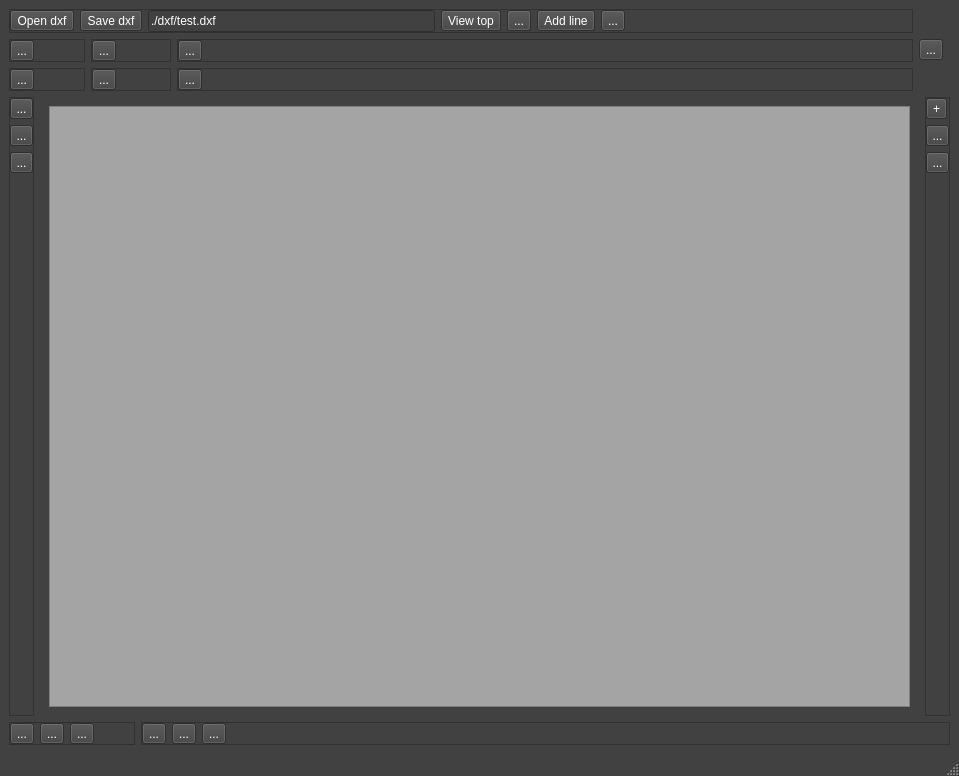
<?xml version="1.0" encoding="UTF-8"?>
<ui version="4.0">
 <class>MainWindow</class>
 <widget class="QMainWindow" name="MainWindow">
  <property name="geometry">
   <rect>
    <x>0</x>
    <y>0</y>
    <width>959</width>
    <height>776</height>
   </rect>
  </property>
  <property name="palette">
   <palette>
    <active>
     <colorrole role="WindowText">
      <brush brushstyle="SolidPattern">
       <color alpha="255">
        <red>255</red>
        <green>255</green>
        <blue>255</blue>
       </color>
      </brush>
     </colorrole>
     <colorrole role="Button">
      <brush brushstyle="SolidPattern">
       <color alpha="255">
        <red>65</red>
        <green>65</green>
        <blue>65</blue>
       </color>
      </brush>
     </colorrole>
     <colorrole role="Text">
      <brush brushstyle="SolidPattern">
       <color alpha="255">
        <red>255</red>
        <green>255</green>
        <blue>255</blue>
       </color>
      </brush>
     </colorrole>
     <colorrole role="ButtonText">
      <brush brushstyle="SolidPattern">
       <color alpha="255">
        <red>255</red>
        <green>255</green>
        <blue>255</blue>
       </color>
      </brush>
     </colorrole>
     <colorrole role="Base">
      <brush brushstyle="SolidPattern">
       <color alpha="255">
        <red>65</red>
        <green>65</green>
        <blue>65</blue>
       </color>
      </brush>
     </colorrole>
     <colorrole role="Window">
      <brush brushstyle="SolidPattern">
       <color alpha="255">
        <red>65</red>
        <green>65</green>
        <blue>65</blue>
       </color>
      </brush>
     </colorrole>
     <colorrole role="ToolTipText">
      <brush brushstyle="SolidPattern">
       <color alpha="255">
        <red>255</red>
        <green>255</green>
        <blue>255</blue>
       </color>
      </brush>
     </colorrole>
     <colorrole role="PlaceholderText">
      <brush brushstyle="SolidPattern">
       <color alpha="128">
        <red>255</red>
        <green>255</green>
        <blue>255</blue>
       </color>
      </brush>
     </colorrole>
    </active>
    <inactive>
     <colorrole role="WindowText">
      <brush brushstyle="SolidPattern">
       <color alpha="255">
        <red>255</red>
        <green>255</green>
        <blue>255</blue>
       </color>
      </brush>
     </colorrole>
     <colorrole role="Button">
      <brush brushstyle="SolidPattern">
       <color alpha="255">
        <red>65</red>
        <green>65</green>
        <blue>65</blue>
       </color>
      </brush>
     </colorrole>
     <colorrole role="Text">
      <brush brushstyle="SolidPattern">
       <color alpha="255">
        <red>255</red>
        <green>255</green>
        <blue>255</blue>
       </color>
      </brush>
     </colorrole>
     <colorrole role="ButtonText">
      <brush brushstyle="SolidPattern">
       <color alpha="255">
        <red>255</red>
        <green>255</green>
        <blue>255</blue>
       </color>
      </brush>
     </colorrole>
     <colorrole role="Base">
      <brush brushstyle="SolidPattern">
       <color alpha="255">
        <red>65</red>
        <green>65</green>
        <blue>65</blue>
       </color>
      </brush>
     </colorrole>
     <colorrole role="Window">
      <brush brushstyle="SolidPattern">
       <color alpha="255">
        <red>65</red>
        <green>65</green>
        <blue>65</blue>
       </color>
      </brush>
     </colorrole>
     <colorrole role="ToolTipText">
      <brush brushstyle="SolidPattern">
       <color alpha="255">
        <red>255</red>
        <green>255</green>
        <blue>255</blue>
       </color>
      </brush>
     </colorrole>
     <colorrole role="PlaceholderText">
      <brush brushstyle="SolidPattern">
       <color alpha="128">
        <red>255</red>
        <green>255</green>
        <blue>255</blue>
       </color>
      </brush>
     </colorrole>
    </inactive>
    <disabled>
     <colorrole role="WindowText">
      <brush brushstyle="SolidPattern">
       <color alpha="255">
        <red>190</red>
        <green>190</green>
        <blue>190</blue>
       </color>
      </brush>
     </colorrole>
     <colorrole role="Button">
      <brush brushstyle="SolidPattern">
       <color alpha="255">
        <red>65</red>
        <green>65</green>
        <blue>65</blue>
       </color>
      </brush>
     </colorrole>
     <colorrole role="Text">
      <brush brushstyle="SolidPattern">
       <color alpha="255">
        <red>190</red>
        <green>190</green>
        <blue>190</blue>
       </color>
      </brush>
     </colorrole>
     <colorrole role="ButtonText">
      <brush brushstyle="SolidPattern">
       <color alpha="255">
        <red>190</red>
        <green>190</green>
        <blue>190</blue>
       </color>
      </brush>
     </colorrole>
     <colorrole role="Base">
      <brush brushstyle="SolidPattern">
       <color alpha="255">
        <red>65</red>
        <green>65</green>
        <blue>65</blue>
       </color>
      </brush>
     </colorrole>
     <colorrole role="Window">
      <brush brushstyle="SolidPattern">
       <color alpha="255">
        <red>65</red>
        <green>65</green>
        <blue>65</blue>
       </color>
      </brush>
     </colorrole>
     <colorrole role="ToolTipText">
      <brush brushstyle="SolidPattern">
       <color alpha="255">
        <red>255</red>
        <green>255</green>
        <blue>255</blue>
       </color>
      </brush>
     </colorrole>
     <colorrole role="PlaceholderText">
      <brush brushstyle="SolidPattern">
       <color alpha="128">
        <red>0</red>
        <green>0</green>
        <blue>0</blue>
       </color>
      </brush>
     </colorrole>
    </disabled>
   </palette>
  </property>
  <property name="windowTitle">
   <string>- Joco power -</string>
  </property>
  <property name="windowIcon">
   <iconset resource="icons.qrc">
    <normaloff>:/icons/arrow-down.png</normaloff>:/icons/arrow-down.png</iconset>
  </property>
  <widget class="QWidget" name="centralwidget">
   <layout class="QGridLayout" name="gridLayout_5">
    <item row="0" column="0" colspan="5">
     <widget class="QFrame" name="frame_6">
      <property name="minimumSize">
       <size>
        <width>0</width>
        <height>0</height>
       </size>
      </property>
      <property name="maximumSize">
       <size>
        <width>16777215</width>
        <height>25</height>
       </size>
      </property>
      <property name="frameShape">
       <enum>QFrame::StyledPanel</enum>
      </property>
      <property name="frameShadow">
       <enum>QFrame::Raised</enum>
      </property>
      <layout class="QGridLayout" name="gridLayout_17">
       <property name="leftMargin">
        <number>0</number>
       </property>
       <property name="topMargin">
        <number>0</number>
       </property>
       <property name="rightMargin">
        <number>0</number>
       </property>
       <property name="bottomMargin">
        <number>0</number>
       </property>
       <item row="0" column="6">
        <widget class="QToolButton" name="toolButton_31">
         <property name="text">
          <string>...</string>
         </property>
        </widget>
       </item>
       <item row="0" column="8">
        <spacer name="horizontalSpacer_7">
         <property name="orientation">
          <enum>Qt::Horizontal</enum>
         </property>
         <property name="sizeHint" stdset="0">
          <size>
           <width>40</width>
           <height>20</height>
          </size>
         </property>
        </spacer>
       </item>
       <item row="0" column="2">
        <widget class="QLineEdit" name="lineEdit_dxf_filename">
         <property name="text">
          <string>./dxf/test.dxf</string>
         </property>
        </widget>
       </item>
       <item row="0" column="1">
        <widget class="QToolButton" name="toolButton_save_dxf">
         <property name="toolTip">
          <string>&lt;html&gt;&lt;head/&gt;&lt;body&gt;&lt;p&gt;save dxf file&lt;/p&gt;&lt;/body&gt;&lt;/html&gt;</string>
         </property>
         <property name="text">
          <string>Save dxf</string>
         </property>
         <property name="icon">
          <iconset resource="icons.qrc">
           <normaloff>:/icons/document-save.png</normaloff>:/icons/document-save.png</iconset>
         </property>
        </widget>
       </item>
       <item row="0" column="3">
        <widget class="QToolButton" name="toolButton_view_top">
         <property name="toolTip">
          <string>&lt;html&gt;&lt;head/&gt;&lt;body&gt;&lt;p&gt;view top&lt;/p&gt;&lt;/body&gt;&lt;/html&gt;</string>
         </property>
         <property name="text">
          <string>View top</string>
         </property>
         <property name="icon">
          <iconset resource="icons.qrc">
           <normaloff>:/icons/top.svg</normaloff>:/icons/top.svg</iconset>
         </property>
        </widget>
       </item>
       <item row="0" column="0">
        <widget class="QToolButton" name="toolButton_open_dxf">
         <property name="toolTip">
          <string>&lt;html&gt;&lt;head/&gt;&lt;body&gt;&lt;p&gt;open dxf file&lt;/p&gt;&lt;/body&gt;&lt;/html&gt;</string>
         </property>
         <property name="text">
          <string>Open dxf</string>
         </property>
         <property name="icon">
          <iconset resource="icons.qrc">
           <normaloff>:/icons/document-open.png</normaloff>:/icons/document-open.png</iconset>
         </property>
        </widget>
       </item>
       <item row="0" column="4">
        <widget class="QToolButton" name="toolButton_calculate_contours">
         <property name="toolTip">
          <string>&lt;html&gt;&lt;head/&gt;&lt;body&gt;&lt;p&gt;calculate contours&lt;/p&gt;&lt;/body&gt;&lt;/html&gt;</string>
         </property>
         <property name="text">
          <string>...</string>
         </property>
         <property name="icon">
          <iconset resource="icons.qrc">
           <normaloff>:/icons/applications-system.png</normaloff>:/icons/applications-system.png</iconset>
         </property>
        </widget>
       </item>
       <item row="0" column="5">
        <widget class="QToolButton" name="toolButton_add_line">
         <property name="text">
          <string>Add line</string>
         </property>
        </widget>
       </item>
      </layout>
     </widget>
    </item>
    <item row="1" column="0" colspan="2">
     <widget class="QFrame" name="frame_5">
      <property name="minimumSize">
       <size>
        <width>0</width>
        <height>0</height>
       </size>
      </property>
      <property name="maximumSize">
       <size>
        <width>16777215</width>
        <height>25</height>
       </size>
      </property>
      <property name="frameShape">
       <enum>QFrame::StyledPanel</enum>
      </property>
      <property name="frameShadow">
       <enum>QFrame::Raised</enum>
      </property>
      <layout class="QGridLayout" name="gridLayout_16">
       <property name="leftMargin">
        <number>0</number>
       </property>
       <property name="topMargin">
        <number>0</number>
       </property>
       <property name="rightMargin">
        <number>0</number>
       </property>
       <property name="bottomMargin">
        <number>0</number>
       </property>
       <item row="0" column="0">
        <widget class="QToolButton" name="toolButton_28">
         <property name="text">
          <string>...</string>
         </property>
        </widget>
       </item>
       <item row="0" column="1">
        <spacer name="horizontalSpacer_8">
         <property name="orientation">
          <enum>Qt::Horizontal</enum>
         </property>
         <property name="sizeHint" stdset="0">
          <size>
           <width>40</width>
           <height>20</height>
          </size>
         </property>
        </spacer>
       </item>
      </layout>
     </widget>
    </item>
    <item row="1" column="2" colspan="2">
     <widget class="QFrame" name="frame_7">
      <property name="minimumSize">
       <size>
        <width>0</width>
        <height>0</height>
       </size>
      </property>
      <property name="maximumSize">
       <size>
        <width>16777215</width>
        <height>25</height>
       </size>
      </property>
      <property name="frameShape">
       <enum>QFrame::StyledPanel</enum>
      </property>
      <property name="frameShadow">
       <enum>QFrame::Raised</enum>
      </property>
      <layout class="QGridLayout" name="gridLayout_18">
       <property name="leftMargin">
        <number>0</number>
       </property>
       <property name="topMargin">
        <number>0</number>
       </property>
       <property name="rightMargin">
        <number>0</number>
       </property>
       <property name="bottomMargin">
        <number>0</number>
       </property>
       <item row="0" column="0">
        <widget class="QToolButton" name="toolButton_29">
         <property name="text">
          <string>...</string>
         </property>
        </widget>
       </item>
       <item row="0" column="1">
        <spacer name="horizontalSpacer_9">
         <property name="orientation">
          <enum>Qt::Horizontal</enum>
         </property>
         <property name="sizeHint" stdset="0">
          <size>
           <width>40</width>
           <height>20</height>
          </size>
         </property>
        </spacer>
       </item>
      </layout>
     </widget>
    </item>
    <item row="1" column="4">
     <widget class="QFrame" name="frame_8">
      <property name="minimumSize">
       <size>
        <width>0</width>
        <height>0</height>
       </size>
      </property>
      <property name="maximumSize">
       <size>
        <width>16777215</width>
        <height>25</height>
       </size>
      </property>
      <property name="frameShape">
       <enum>QFrame::StyledPanel</enum>
      </property>
      <property name="frameShadow">
       <enum>QFrame::Raised</enum>
      </property>
      <layout class="QGridLayout" name="gridLayout_19">
       <property name="leftMargin">
        <number>0</number>
       </property>
       <property name="topMargin">
        <number>0</number>
       </property>
       <property name="rightMargin">
        <number>0</number>
       </property>
       <property name="bottomMargin">
        <number>0</number>
       </property>
       <item row="0" column="0">
        <widget class="QToolButton" name="toolButton_30">
         <property name="text">
          <string>...</string>
         </property>
        </widget>
       </item>
       <item row="0" column="1">
        <spacer name="horizontalSpacer_10">
         <property name="orientation">
          <enum>Qt::Horizontal</enum>
         </property>
         <property name="sizeHint" stdset="0">
          <size>
           <width>40</width>
           <height>20</height>
          </size>
         </property>
        </spacer>
       </item>
      </layout>
     </widget>
    </item>
    <item row="2" column="0" colspan="2">
     <widget class="QFrame" name="frame_9">
      <property name="minimumSize">
       <size>
        <width>0</width>
        <height>0</height>
       </size>
      </property>
      <property name="maximumSize">
       <size>
        <width>16777215</width>
        <height>25</height>
       </size>
      </property>
      <property name="frameShape">
       <enum>QFrame::StyledPanel</enum>
      </property>
      <property name="frameShadow">
       <enum>QFrame::Raised</enum>
      </property>
      <layout class="QGridLayout" name="gridLayout_20">
       <property name="leftMargin">
        <number>0</number>
       </property>
       <property name="topMargin">
        <number>0</number>
       </property>
       <property name="rightMargin">
        <number>0</number>
       </property>
       <property name="bottomMargin">
        <number>0</number>
       </property>
       <item row="0" column="0">
        <widget class="QToolButton" name="toolButton_32">
         <property name="text">
          <string>...</string>
         </property>
        </widget>
       </item>
       <item row="0" column="1">
        <spacer name="horizontalSpacer_11">
         <property name="orientation">
          <enum>Qt::Horizontal</enum>
         </property>
         <property name="sizeHint" stdset="0">
          <size>
           <width>40</width>
           <height>20</height>
          </size>
         </property>
        </spacer>
       </item>
      </layout>
     </widget>
    </item>
    <item row="2" column="2" colspan="2">
     <widget class="QFrame" name="frame_10">
      <property name="minimumSize">
       <size>
        <width>0</width>
        <height>0</height>
       </size>
      </property>
      <property name="maximumSize">
       <size>
        <width>16777215</width>
        <height>25</height>
       </size>
      </property>
      <property name="frameShape">
       <enum>QFrame::StyledPanel</enum>
      </property>
      <property name="frameShadow">
       <enum>QFrame::Raised</enum>
      </property>
      <layout class="QGridLayout" name="gridLayout_21">
       <property name="leftMargin">
        <number>0</number>
       </property>
       <property name="topMargin">
        <number>0</number>
       </property>
       <property name="rightMargin">
        <number>0</number>
       </property>
       <property name="bottomMargin">
        <number>0</number>
       </property>
       <item row="0" column="0">
        <widget class="QToolButton" name="toolButton_33">
         <property name="text">
          <string>...</string>
         </property>
        </widget>
       </item>
       <item row="0" column="1">
        <spacer name="horizontalSpacer_12">
         <property name="orientation">
          <enum>Qt::Horizontal</enum>
         </property>
         <property name="sizeHint" stdset="0">
          <size>
           <width>40</width>
           <height>20</height>
          </size>
         </property>
        </spacer>
       </item>
      </layout>
     </widget>
    </item>
    <item row="2" column="4">
     <widget class="QFrame" name="frame_11">
      <property name="minimumSize">
       <size>
        <width>0</width>
        <height>0</height>
       </size>
      </property>
      <property name="maximumSize">
       <size>
        <width>16777215</width>
        <height>25</height>
       </size>
      </property>
      <property name="frameShape">
       <enum>QFrame::StyledPanel</enum>
      </property>
      <property name="frameShadow">
       <enum>QFrame::Raised</enum>
      </property>
      <layout class="QGridLayout" name="gridLayout_22">
       <property name="leftMargin">
        <number>0</number>
       </property>
       <property name="topMargin">
        <number>0</number>
       </property>
       <property name="rightMargin">
        <number>0</number>
       </property>
       <property name="bottomMargin">
        <number>0</number>
       </property>
       <item row="0" column="0">
        <widget class="QToolButton" name="toolButton_34">
         <property name="text">
          <string>...</string>
         </property>
        </widget>
       </item>
       <item row="0" column="1">
        <spacer name="horizontalSpacer_13">
         <property name="orientation">
          <enum>Qt::Horizontal</enum>
         </property>
         <property name="sizeHint" stdset="0">
          <size>
           <width>40</width>
           <height>20</height>
          </size>
         </property>
        </spacer>
       </item>
      </layout>
     </widget>
    </item>
    <item row="3" column="0">
     <widget class="QFrame" name="frame">
      <property name="minimumSize">
       <size>
        <width>0</width>
        <height>0</height>
       </size>
      </property>
      <property name="maximumSize">
       <size>
        <width>25</width>
        <height>16777215</height>
       </size>
      </property>
      <property name="frameShape">
       <enum>QFrame::StyledPanel</enum>
      </property>
      <property name="frameShadow">
       <enum>QFrame::Raised</enum>
      </property>
      <layout class="QGridLayout" name="gridLayout_3">
       <property name="leftMargin">
        <number>0</number>
       </property>
       <property name="topMargin">
        <number>0</number>
       </property>
       <property name="rightMargin">
        <number>0</number>
       </property>
       <property name="bottomMargin">
        <number>0</number>
       </property>
       <item row="0" column="0">
        <widget class="QToolButton" name="toolButton_4">
         <property name="text">
          <string>...</string>
         </property>
        </widget>
       </item>
       <item row="1" column="0">
        <widget class="QToolButton" name="toolButton_5">
         <property name="text">
          <string>...</string>
         </property>
        </widget>
       </item>
       <item row="2" column="0">
        <widget class="QToolButton" name="toolButton_6">
         <property name="text">
          <string>...</string>
         </property>
        </widget>
       </item>
       <item row="3" column="0">
        <spacer name="verticalSpacer">
         <property name="orientation">
          <enum>Qt::Vertical</enum>
         </property>
         <property name="sizeHint" stdset="0">
          <size>
           <width>20</width>
           <height>40</height>
          </size>
         </property>
        </spacer>
       </item>
      </layout>
     </widget>
    </item>
    <item row="3" column="1" colspan="5">
     <widget class="QStackedWidget" name="stackedWidget">
      <property name="currentIndex">
       <number>0</number>
      </property>
      <widget class="QWidget" name="page_3">
       <layout class="QGridLayout" name="gridLayout">
        <item row="0" column="0">
         <widget class="QFrame" name="frame_opencascade">
          <property name="sizePolicy">
           <sizepolicy hsizetype="Preferred" vsizetype="Expanding">
            <horstretch>0</horstretch>
            <verstretch>0</verstretch>
           </sizepolicy>
          </property>
          <property name="styleSheet">
           <string notr="true">background-color: rgb(164, 164, 164);</string>
          </property>
          <property name="frameShape">
           <enum>QFrame::StyledPanel</enum>
          </property>
          <property name="frameShadow">
           <enum>QFrame::Raised</enum>
          </property>
          <layout class="QGridLayout" name="gridLayout_opencascade">
           <property name="leftMargin">
            <number>0</number>
           </property>
           <property name="topMargin">
            <number>0</number>
           </property>
           <property name="rightMargin">
            <number>0</number>
           </property>
           <property name="bottomMargin">
            <number>0</number>
           </property>
           <property name="spacing">
            <number>0</number>
           </property>
          </layout>
         </widget>
        </item>
       </layout>
      </widget>
      <widget class="QWidget" name="page_4">
       <layout class="QGridLayout" name="gridLayout_2">
        <item row="0" column="0">
         <widget class="QPlainTextEdit" name="plainTextEdit">
          <property name="plainText">
           <string>This is a stacked widget.
</string>
          </property>
         </widget>
        </item>
       </layout>
      </widget>
      <widget class="QWidget" name="page_5">
       <layout class="QGridLayout" name="gridLayout_23">
        <item row="0" column="0">
         <widget class="QPushButton" name="pushButton">
          <property name="text">
           <string>PushButton</string>
          </property>
         </widget>
        </item>
       </layout>
      </widget>
     </widget>
    </item>
    <item row="3" column="6">
     <widget class="QFrame" name="frame_2">
      <property name="minimumSize">
       <size>
        <width>0</width>
        <height>0</height>
       </size>
      </property>
      <property name="maximumSize">
       <size>
        <width>25</width>
        <height>16777215</height>
       </size>
      </property>
      <property name="frameShape">
       <enum>QFrame::StyledPanel</enum>
      </property>
      <property name="frameShadow">
       <enum>QFrame::Raised</enum>
      </property>
      <layout class="QGridLayout" name="gridLayout_4">
       <property name="leftMargin">
        <number>0</number>
       </property>
       <property name="topMargin">
        <number>0</number>
       </property>
       <property name="rightMargin">
        <number>0</number>
       </property>
       <property name="bottomMargin">
        <number>0</number>
       </property>
       <item row="2" column="0">
        <widget class="QToolButton" name="toolButton_9">
         <property name="text">
          <string>...</string>
         </property>
        </widget>
       </item>
       <item row="0" column="0">
        <widget class="QToolButton" name="toolButton_stacket_page_plus">
         <property name="text">
          <string>+</string>
         </property>
         <property name="icon">
          <iconset resource="icons.qrc">
           <normaloff>:/icons/arrow-down.png</normaloff>:/icons/arrow-down.png</iconset>
         </property>
        </widget>
       </item>
       <item row="1" column="0">
        <widget class="QToolButton" name="toolButton_2">
         <property name="text">
          <string>...</string>
         </property>
        </widget>
       </item>
       <item row="3" column="0">
        <spacer name="verticalSpacer_2">
         <property name="orientation">
          <enum>Qt::Vertical</enum>
         </property>
         <property name="sizeHint" stdset="0">
          <size>
           <width>20</width>
           <height>40</height>
          </size>
         </property>
        </spacer>
       </item>
      </layout>
     </widget>
    </item>
    <item row="4" column="0" colspan="3">
     <widget class="QFrame" name="frame_3">
      <property name="minimumSize">
       <size>
        <width>0</width>
        <height>0</height>
       </size>
      </property>
      <property name="maximumSize">
       <size>
        <width>16777215</width>
        <height>25</height>
       </size>
      </property>
      <property name="frameShape">
       <enum>QFrame::StyledPanel</enum>
      </property>
      <property name="frameShadow">
       <enum>QFrame::Raised</enum>
      </property>
      <layout class="QGridLayout" name="gridLayout_6">
       <property name="leftMargin">
        <number>0</number>
       </property>
       <property name="topMargin">
        <number>0</number>
       </property>
       <property name="rightMargin">
        <number>0</number>
       </property>
       <property name="bottomMargin">
        <number>0</number>
       </property>
       <item row="0" column="2">
        <widget class="QToolButton" name="toolButton_11">
         <property name="text">
          <string>...</string>
         </property>
        </widget>
       </item>
       <item row="0" column="1">
        <widget class="QToolButton" name="toolButton_10">
         <property name="text">
          <string>...</string>
         </property>
        </widget>
       </item>
       <item row="0" column="0">
        <widget class="QToolButton" name="toolButton_12">
         <property name="text">
          <string>...</string>
         </property>
        </widget>
       </item>
       <item row="0" column="3">
        <spacer name="horizontalSpacer">
         <property name="orientation">
          <enum>Qt::Horizontal</enum>
         </property>
         <property name="sizeHint" stdset="0">
          <size>
           <width>40</width>
           <height>20</height>
          </size>
         </property>
        </spacer>
       </item>
      </layout>
     </widget>
    </item>
    <item row="4" column="3" colspan="4">
     <widget class="QFrame" name="frame_4">
      <property name="minimumSize">
       <size>
        <width>0</width>
        <height>0</height>
       </size>
      </property>
      <property name="maximumSize">
       <size>
        <width>16777215</width>
        <height>25</height>
       </size>
      </property>
      <property name="frameShape">
       <enum>QFrame::StyledPanel</enum>
      </property>
      <property name="frameShadow">
       <enum>QFrame::Raised</enum>
      </property>
      <layout class="QGridLayout" name="gridLayout_7">
       <property name="leftMargin">
        <number>0</number>
       </property>
       <property name="topMargin">
        <number>0</number>
       </property>
       <property name="rightMargin">
        <number>0</number>
       </property>
       <property name="bottomMargin">
        <number>0</number>
       </property>
       <item row="0" column="2">
        <widget class="QToolButton" name="toolButton_25">
         <property name="text">
          <string>...</string>
         </property>
        </widget>
       </item>
       <item row="0" column="1">
        <widget class="QToolButton" name="toolButton_26">
         <property name="text">
          <string>...</string>
         </property>
        </widget>
       </item>
       <item row="0" column="0">
        <widget class="QToolButton" name="toolButton_27">
         <property name="text">
          <string>...</string>
         </property>
        </widget>
       </item>
       <item row="0" column="3">
        <spacer name="horizontalSpacer_6">
         <property name="orientation">
          <enum>Qt::Horizontal</enum>
         </property>
         <property name="sizeHint" stdset="0">
          <size>
           <width>40</width>
           <height>20</height>
          </size>
         </property>
        </spacer>
       </item>
      </layout>
     </widget>
    </item>
    <item row="0" column="5" rowspan="3" colspan="2">
     <widget class="QToolButton" name="toolButton">
      <property name="text">
       <string>...</string>
      </property>
      <property name="icon">
       <iconset resource="icons.qrc">
        <normaloff>:/icons/walle.jpeg</normaloff>:/icons/walle.jpeg</iconset>
      </property>
      <property name="iconSize">
       <size>
        <width>100</width>
        <height>75</height>
       </size>
      </property>
     </widget>
    </item>
   </layout>
  </widget>
  <widget class="QMenuBar" name="menubar">
   <property name="geometry">
    <rect>
     <x>0</x>
     <y>0</y>
     <width>959</width>
     <height>20</height>
    </rect>
   </property>
  </widget>
  <widget class="QStatusBar" name="statusbar"/>
 </widget>
 <resources>
  <include location="icons.qrc"/>
 </resources>
 <connections/>
</ui>
